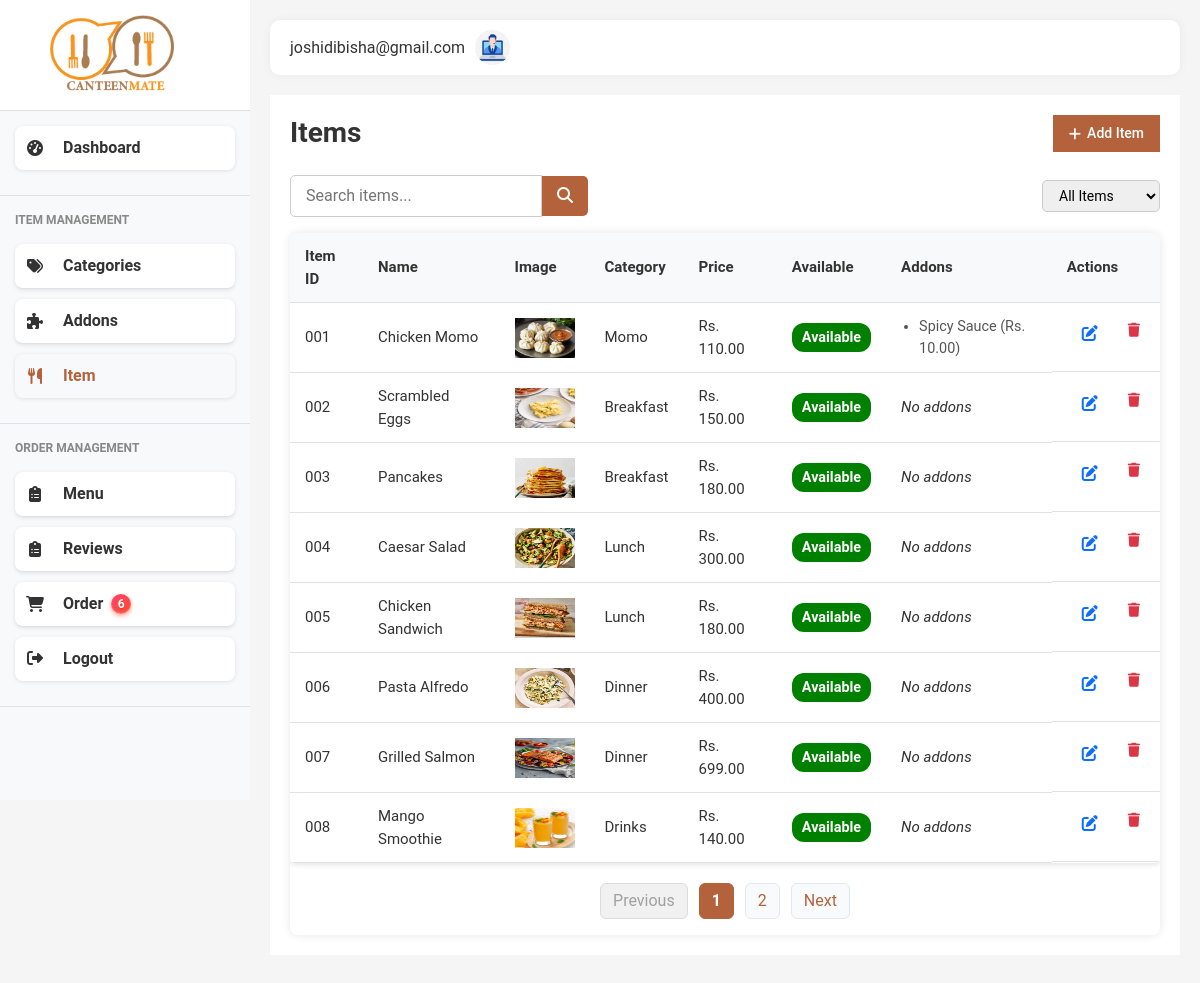
The page /admin/items (signed in) on the database its author committed.
### models.py (models this page shows, shortened)
class User(db.Model):
    id = db.Column(db.Integer, primary_key=True)
    fullname = db.Column(db.String(100), nullable=False)
    email = db.Column(db.String(100), unique=True, nullable=False)
    password = db.Column(db.String(200), nullable=False)
    role = db.Column(db.String(20), nullable=False)
    phone = db.Column(db.String(10))
    created_at = db.Column(db.DateTime, server_default=db.func.now())

class Item(db.Model):
    __tablename__ = 'items'
    id = db.Column(db.Integer, primary_key=True)
    name = db.Column(db.String(100), nullable=False)
    price = db.Column(db.Float, nullable=False)
    category_id = db.Column(db.Integer, db.ForeignKey('categories.id'), nullable=False)
    description = db.Column(db.Text, nullable=True)
    image_filename = db.Column(db.String(255), nullable=True)
    available = db.Column(db.Boolean, default=True)
    attribute_values = db.relationship(
        'AttributeValue',
        secondary=item_attribute_values,
        back_populates='items'
    )
    addons = db.relationship(
        'Addon',
        secondary=addon_item_association,
        back_populates='items'
    )

class Category(db.Model):
    __tablename__ = 'categories'
    id = db.Column(db.Integer, primary_key=True)
    name = db.Column(db.String(100), nullable=False, unique=True)
    status = db.Column(db.Boolean, default=True)  # Active or Inactive
    items = db.relationship('Item', backref='category', lazy=True, cascade='all, delete-orphan')

class Addon(db.Model):
    __tablename__ = 'addons'
    id = db.Column(db.Integer, primary_key=True)
    name = db.Column(db.String(100), nullable=False)
    price = db.Column(db.Float, nullable=False)
    category = db.Column(db.String(50), nullable=False)
    description = db.Column(db.Text)
    status = db.Column(db.Boolean, default=True)
    items = db.relationship('Item', secondary='addon_item_association', back_populates='addons')

### main.py (the view)
@app.route('/admin/items')
@login_required
def items():
    user_id = session['user_id']
    user = User.query.get(user_id)
    categories = Category.query.filter_by(status=True).all()
    addons = Addon.query.filter_by(status=True).all()
    items = Item.query.all()
    return render_template('admin/items.html', categories=categories, user=user, items=items, active_page='items',addons=addons)

### main.py (called while the page is built)
def login_required(view):
    @functools.wraps(view)
    def wrapped_view(**kwargs):
        if 'user_id' not in session:
            flash('Please log in to access this page', 'warning')
            return redirect(url_for('login'))
        return view(**kwargs)
    return wrapped_view

@app.context_processor
def inject_new_orders_count():
    count = Order.query.filter_by(status='pending').count()
    print(count)
    return dict(new_orders_count=count)

### templates/admin/items.html (shortened to what this page needs)
{% extends "admin/admin_base.html" %}
{% block content %}
<div class="category-section">
  <div class="section-header">
    <h1 class="page-title">Items</h1>
    <button class="add-btn" id="addUnitBtn">
      <i class="fas fa-plus"></i> Add Item
    </button>
  </div>
  <div class="section-filters" style="margin-bottom: 1rem;">
    <div class="search-box">
      <input type="text" id="searchInput" placeholder="Search items..." />
      <button type="button" style="background-color: #b4623c;">
        <i class="fas fa-search"></i>
      </button>
    </div>
    <div class="filter-dropdown">
      <select id="statusFilter">
        <option value="">All Items</option>
      </select>
    </div>
  </div>
  <div class="data-table">
    <table>
      <thead>
        <tr>
          <th>Item ID</th>
          <th>Name</th>
          <th>Image</th>
          <th>Category</th>
          <th>Price</th>
          <th>Available</th>
          <th>Addons</th>
          <th>Actions</th>
        </tr>
      </thead>
      <tbody id="item-table-body">
        {% for item in items %}
        <tr class="item-row">
          <td>{{ "%03d"|format(item.id) }}</td>
          <td class="item-name">{{ item.name }}</td>
          <td>
            {% if item.image_filename %}
            <img src="{{ url_for('static', filename='uploads/items/' ~ item.image_filename) }}" alt="Item Image" style="height: 40px" />
            {% else %} No image {% endif %}
          </td>
          <td>{{ item.category.name if item.category else "N/A" }}</td>
          <td>Rs. {{ '%.2f'|format(item.price) }}</td>
          <td>
            <span class="status-badge {{ 'available' if item.available else 'not-available' }}">{{ 'Available' if item.available else 'Unavailable' }}</span>
          </td>
          <td>
            {% if item.addons|length > 0 %}
              <ul style="padding-left: 18px; margin: 0;">
                {% for addon in item.addons %}
                <li>{{ addon.name }} (Rs. {{ "%.2f"|format(addon.price) }})</li>
                {% endfor %}
              </ul>
            {% else %}
              <em>No addons</em>
            {% endif %}
          </td>
          <td class="actions">
            <button
              class="btn btn-sm btn-primary btn-edit"
              data-id="{{ item.id }}"
              data-name="{{ item.name }}"
              data-category="{{ item.category.name if item.category else '' }}"
              data-price="{{ '%.2f'|format(item.price) }}"
              data-description="{{ item.description or '' }}"
              data-available="{{ 'true' if item.available else 'false' }}"
              data-addons="{{ item.addons | map(attribute='id') | join(',') }}"
            >
              <i class="fas fa-edit"></i>
            </button>
            <a href="#" class="btn btn-sm btn-danger btn-delete"><i class="fas fa-trash"></i> </a>
          </td>
        </tr>
        {% endfor %}
      </tbody>
    </table>
    <nav id="paginationContainer" aria-label="Page navigation" style="margin-top: 1rem;"></nav>
  </div>
</div>
{% endblock %}

### templates/admin/admin_base.html (shortened to what this page needs)
<!DOCTYPE html>
<html lang="en">
<head>
    <link href="https://cdnjs.cloudflare.com/ajax/libs/bootstrap/5.3.0/css/bootstrap.min.css" rel="stylesheet">
    <link href="https://cdnjs.cloudflare.com/ajax/libs/font-awesome/6.4.0/css/all.min.css" rel="stylesheet">
    <link href="{{ url_for('static', filename='css/style.css') }}" rel="stylesheet">
    <link href="{{ url_for('static', filename='css/admin_styles.css') }}" rel="stylesheet">
    <link href="{{ url_for('static', filename='css/content-page.css') }}" rel="stylesheet">
</head>
<body>
    <div class="d-flex">
    <div class="sidebar">
        <div class="brand">
            <img src="{{ url_for('static', filename='img/logo.png') }}" href={{ url_for('dashboard')}} alt="Canteen Logo">
        </div>
        <nav>
            <div class="menu-section">
                <a href="{{ url_for('dashboard')}}" class="menu-item {% if active_page == 'dashboard' %}active{% endif %}">
                    <i class="fas fa-tachometer-alt"></i>
                    Dashboard
                </a>
            </div>
            <div class="menu-section">
                <div class="menu-title">ITEM MANAGEMENT</div>
                <a href="{{ url_for('categories') }}" class="menu-item {% if active_page == 'categories' %}active{% endif %}">
                    <i class="fas fa-tags"></i>
                    Categories
                </a>
                <a href="{{ url_for('addons')}}" class="menu-item {% if active_page == 'addons' %}active{% endif %}">
                    <i class="fas fa-puzzle-piece"></i>
                    Addons
                </a>
                <a href="{{ url_for('items')}}" class="menu-item  {% if active_page == 'items' %}active{% endif %}">
                    <i class="fas fa-utensils"></i>
                    Item
                </a>
            </div>
            <div class="menu-section">
                <div class="menu-title">ORDER MANAGEMENT</div>
                <a href="{{ url_for('menu') }}" class="menu-item  {% if active_page == 'menu' %}active{% endif %}">
                    <i class="fas fa-clipboard-list"></i>
                    Menu
                </a>
                <a href="{{ url_for('admin_reviews') }}" class="menu-item  {% if active_page == 'reviews' %}active{% endif %}">
                    <i class="fas fa-clipboard-list"></i>
                    Reviews
                </a>
               <a href="{{ url_for('admin_orders') }}" class="menu-item {% if active_page == 'admin_orders' %}active{% endif %}">
                <i class="fas fa-shopping-cart"></i>
                Order
                {% if new_orders_count > 0 %}
                <span class="order_badge">{{ new_orders_count }}</span>
                {% endif %}
            </a>
                <a href="{{ url_for('logout') }}" class="menu-item {% if active_page == 'logout' %}active{% endif %}">
                    <div class="menu-icon"><i class="fas fa-sign-out-alt"></i></div>
                    <div class="menu-text">Logout</div>
                </a>
            </div>
        </nav>
    </div>
    <div class="content-wrapper">
        <div class="top-navbar">
            <div class="d-flex align-items-center">
                <div class="user-profile">
                    <div class="user-info">
                        <div class="user-email">{{ user.email }}</div>
                    </div>
                    <img src="{{ url_for('static', filename='img/admin.jpg') }}" alt="User Avatar">
                </div>
            </div>
        </div>
    {% block content %}{% endblock %}
</body>
</html>

### static/css/style.css (style rules this page uses)
:root { --primary-color: #f7941d; --secondary-color: #e74c3c; --light-gray: #f8f9fa; --dark-gray: #343a40; --success-color: #28a745; --warning-color: #ffc107; --danger-color: #dc3545; --border-color: #dee2e6; }
body { font-family: 'Segoe UI', Tahoma, Geneva, Verdana, sans-serif; background-color: #f5f5f5; overflow-x: hidden; }
.d-flex { display: flex; }
.sidebar { height: 100vh; flex: 0 0 clamp(200px, 25%, 250px); overflow-y: auto; position: fixed; width: clamp(200px, 25%, 250px); background-color: #f8f9fa; transition: transform 0.3s ease, width 0.3s ease; z-index: 1000; }
.brand { background-color: white; padding: 15px; border-bottom: 1px solid var(--border-color); display: flex; align-items: center; padding-left: 20%; }
.brand img { height: 80px; }
.menu-section { padding: 15px; border-bottom: 1px solid var(--border-color); }
.menu-title { font-size: 12px; color: #888; font-weight: bold; margin-bottom: 15px; text-transform: uppercase; }
.menu-item { display: flex; align-items: center; gap: 8px; background: #fff; padding: 12px 20px; margin-bottom: 10px; border-radius: 8px; text-decoration: none; color: #333; box-shadow: 0 1px 4px rgb(0 0 0 / 0.1); width: 220px; font-weight: 600; user-select: none; }
.order_badge { display: inline-flex; align-items: center; justify-content: center; min-width: 20px; height: 20px; padding: 0 6px; font-size: 12px; font-weight: 600; color: white; background: linear-gradient(135deg, #ff416c, #ff4b2b); border-radius: 12px; box-shadow: 0 2px 4px rgba(255, 75, 43, 0.5), inset 0 -1px 2px rgba(255, 255, 255, 0.3); user-select: none; transition: background 0.3s ease, transform 0.15s ease; cursor: default; text-shadow: 0 1px 1px rgba(0,0,0,0.2); }
.menu-item:hover, .menu-item.active { background-color: var(--light-gray); color: #b4623c; }
.menu-item i { width: 20px; text-align: center; margin-right: 10px; }
.content-wrapper { margin-left: clamp(200px, 25%, 250px); padding: 20px; width: calc(100% - clamp(200px, 25%, 250px)); transition: margin-left 0.3s ease, width 0.3s ease; overflow-x: hidden; }
.top-navbar { display: flex; justify-content: space-between; align-items: center; background-color: white; border-radius: 10px; padding: 10px 20px; margin-bottom: 20px; box-shadow: 0 0 10px rgba(0,0,0,0.05); }
.user-profile { display: flex; align-items: center; gap: 10px; }
.user-profile img { width: 40px; height: 40px; border-radius: 50%; object-fit: cover; }
.user-profile .user-info { display: flex; flex-direction: column; }
.btn-primary { background-color: var(--primary-color); border-color: var(--primary-color); }
.category-section { background-color: white; margin-bottom: 20px; border-radius: var(--border-radius); box-shadow: var(--shadow); overflow: hidden; margin: 0 auto; padding: 20px; color: #333; }
.section-header { display: flex; justify-content: space-between; align-items: center; margin-bottom: 15px; }
.page-title { font-size: 28px; font-weight: 700; }
.add-btn { background-color: #007bff; color: white; border: none; padding: 8px 16px; font-size: 14px; border-radius: 5px; cursor: pointer; display: flex; align-items: center; gap: 6px; transition: background-color 0.3s ease; }
.section-filters { display: flex; justify-content: space-between; align-items: center; margin-bottom: 15px; gap: 15px; flex-wrap: wrap; }
.filter-dropdown select { padding: 6px 12px; border-radius: 5px; border: 1px solid #ccc; font-size: 14px; cursor: pointer; }
.data-table { overflow-x: auto; border-radius: 8px; box-shadow: 0 0 10px rgb(0 0 0 / 0.1); }
.data-table table { width: 100%; border-collapse: collapse; min-width: 600px; }
.data-table th, .data-table td { padding: 12px 16px; text-align: left; border-bottom: 1px solid #eee; vertical-align: middle; font-size: 15px; }
.data-table thead { background-color: #f8f9fa; font-weight: 600; font-size: 16px; }
.status-badge { display: inline-block; padding: 4px 10px; font-size: 13px; font-weight: 600; border-radius: 12px; color: white; user-select: none; }
.actions { display: flex; gap: 10px; }

### templates/admin/items.html (style rules this page uses)
#item-table-body img { width: 60px; height: 60px; }
select { max-width: 100%; overflow-x: auto; }
td ul { list-style-type: disc; margin: 0; padding-left: 18px; font-size: 0.9rem; color: #555; }
.status-badge { padding: 4px 10px; border-radius: 12px; font-weight: 600; color: #fff; text-transform: capitalize; font-size: 0.9rem; }
.status-badge.available { background-color: green; }
#paginationContainer { margin-top: 1rem; text-align: center; }

### rows shown on the page
User: email "joshidibisha@gmail.com"
Item: id "001", name "Chicken Momo", image_filename (picture), category "Momo", price "110.00", available "Available"
Addon: name "Spicy Sauce", price "10.00"
Item: id "002", name "Scrambled Eggs", image_filename (picture), category "Breakfast", price "150.00", available "Available", shows "No addons"
Item: id "003", name "Pancakes", image_filename (picture), category "Breakfast", price "180.00", available "Available", shows "No addons"
Item: id "004", name "Caesar Salad", image_filename (picture), category "Lunch", price "300.00", available "Available", shows "No addons"
Item: id "005", name "Chicken Sandwich", image_filename (picture), category "Lunch", price "180.00", available "Available", shows "No addons"
Item: id "006", name "Pasta Alfredo", image_filename (picture), category "Dinner", price "400.00", available "Available", shows "No addons"
Item: id "007", name "Grilled Salmon", image_filename (picture), category "Dinner", price "699.00", available "Available", shows "No addons"
Item: id "008", name "Mango Smoothie", image_filename (picture), category "Drinks", price "140.00", available "Available", shows "No addons"

### other values the page prints
{{ new_orders_count }} "6"
